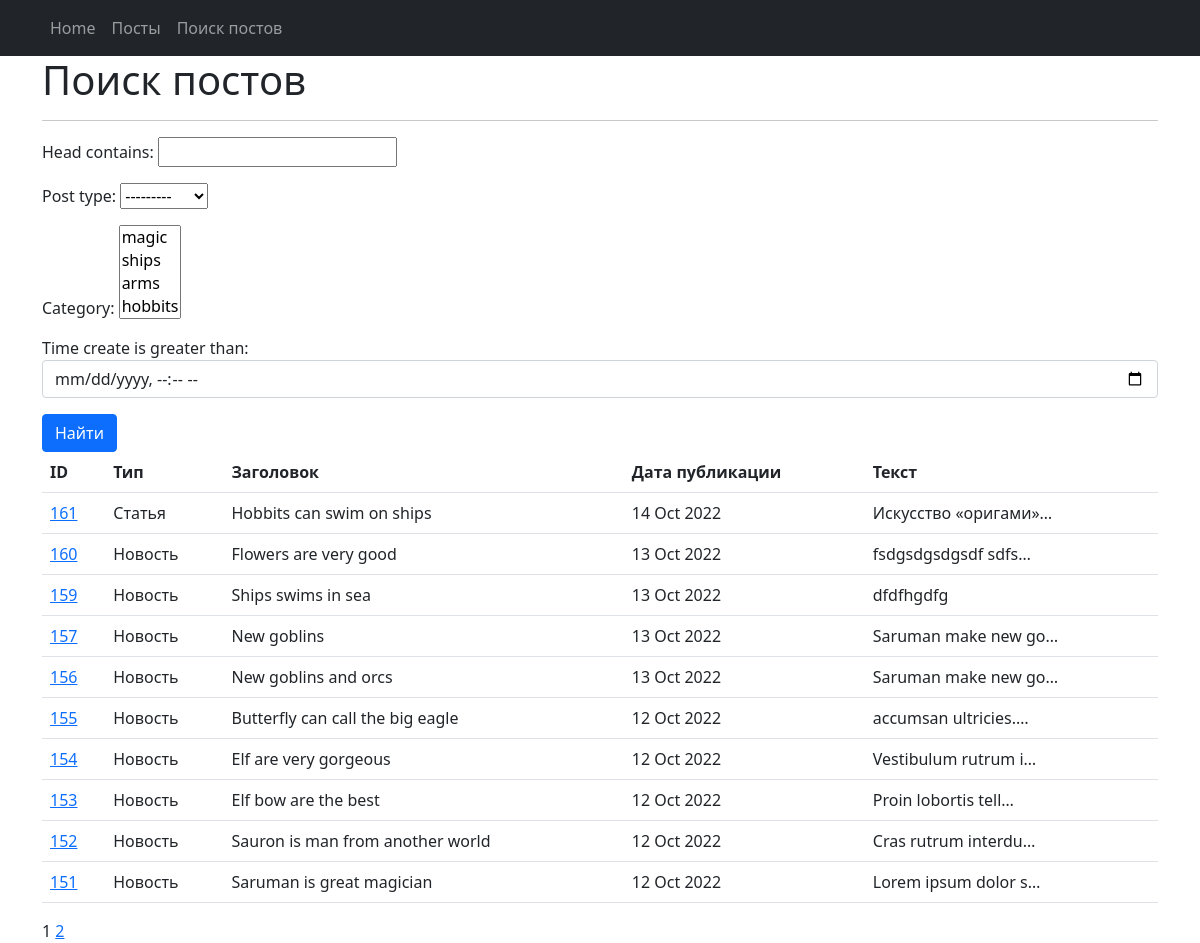
The app's page /news/search/ with its own data.
### news/models.py (models this page shows, shortened)
class Post(models.Model):
    article = 'AR'
    news = 'NW'
    POSITIONS = [
        (article, 'Статья'),
        (news, 'Новость'),
    ]
    author = models.ForeignKey('Author', on_delete=models.CASCADE)
    post_type = models.CharField(max_length=2, choices=POSITIONS, default=news)
    time_create = models.DateTimeField(auto_now_add=True)
    category = models.ManyToManyField('Category',
               through='Postcategory')
    head = models.CharField(max_length=128)
    text = models.TextField(default='')
    rating = models.IntegerField(default=0)

### news/views.py (the view)
# urls.py: path('search/', NewsSearch.as_view()),
class NewsSearch(ListView):
    model = Post
    ordering = '-time_create'
    template_name = 'search.html'
    context_object_name = 'news'
    paginate_by = 10
    def get_queryset(self):
        queryset = super().get_queryset()
        self.filterset = PostFilter(self.request.GET, queryset)
        return self.filterset.qs
    def get_context_data(self, **kwargs):
        context = super().get_context_data(**kwargs)
        context['filterset'] = self.filterset
        return context

### news/models.py (called while the page is built)
    def __str__(self):
        return str(self.name)

### news/templatetags/custom_filters.py (called while the page is built)
@register.filter()
def censor(value, code='wolf'):
    len_1 = len(code)-1
    code_1 = code.lower().title()
    code_2 = code.lower()
    val_1 = value.replace(code_1, f'{code_1[0]}{len_1*"*"}').replace(code_2, f'{code_2[0]}{len_1*"*"}')
    return val_1

### news/templatetags/custom_tags.py (called while the page is built)
@register.simple_tag()
def current_time(format_string='%b %d %Y'):
    return datetime.utcnow().strftime(format_string)

@register.simple_tag(takes_context=True)
def url_replace(context, **kwargs):
    d = context['request'].GET.copy()
    for k, v in kwargs.items():
        d[k] = v
    return d.urlencode()

### templates/search.html (shortened to what this page needs)
{% extends 'flatpages/default.html' %}
{% load custom_filters %}
{% load custom_tags %}
{% block content %}
<h1>Поиск постов</h1>
   <hr>
   <form action="" method="get">
       {{ filterset.form.as_p }}
       <input type="submit" value="Найти" class="btn btn-primary" />
   </form>
{% if news %}
<table class="table">
    <tr>
        <th>ID</th>
        <th>Тип</th>
        <th>Заголовок</th>
        <th>Дата публикации</th>
        <th>Текст</th>
    </tr>
    {% for neww in news %}
    <tr>
        <td><a href="/news/{{neww.id}}"> {{neww.id }}</a></td>
        <td>{{ neww.get_post_type_display}}</td>
        <td>{{ neww.head | censor | censor:"Sword"}}</td>
        <td>{{ neww.time_create | date:'d M Y'}}</td>
        <td>{{ neww.text|truncatechars:20 }}</td>
    </tr>
    {% endfor %}
</table>
{{ page_obj.number }}
{% if page_obj.has_next %}
    <a href="?{% url_replace page=page_obj.next_page_number %}">{{ page_obj.next_page_number }}</a>
{% endif %}
{% else %}
    <h2>Новостей нет!</h2>
{% endif %}
{% endblock content %}

### records on screen
Post: id "161", post_type "Статья", head|censor "Hobbits can swim on ships", time_create "14 Oct 2022", text "Искусство «оригами»…"
Post: id "160", post_type "Новость", head|censor "Flowers are very good", time_create "13 Oct 2022", text "fsdgsdgsdgsdf sdfs…"
Post: id "159", post_type "Новость", head|censor "Ships swims in sea", time_create "13 Oct 2022", text "dfdfhgdfg"
Post: id "157", post_type "Новость", head|censor "New goblins", time_create "13 Oct 2022", text "Saruman make new go…"
Post: id "156", post_type "Новость", head|censor "New goblins and orcs", time_create "13 Oct 2022", text "Saruman make new go…"
Post: id "155", post_type "Новость", head|censor "Butterfly can call the big eagle", time_create "12 Oct 2022", text "accumsan ultricies.…"
Post: id "154", post_type "Новость", head|censor "Elf are very gorgeous", time_create "12 Oct 2022", text "Vestibulum rutrum i…"
Post: id "153", post_type "Новость", head|censor "Elf bow are the best", time_create "12 Oct 2022", text "Proin lobortis tell…"
Post: id "152", post_type "Новость", head|censor "Sauron is man from another world", time_create "12 Oct 2022", text "Cras rutrum interdu…"
Post: id "151", post_type "Новость", head|censor "Saruman is great magician", time_create "12 Oct 2022", text "Lorem ipsum dolor s…"

### other values on screen
{{ page_obj.number }} "1"
{{ page_obj.next_page_number }} "2"
